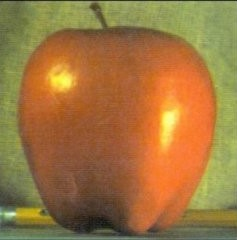
#> input picture apple.jpg, 237 x 240 px
$ jupyter execute contours.ipynb   (older library calls are emulated)
#> lines starting #> are read from the running program, lines starting #| are printed output that depends on the picture; after the words box and inside, x2 and y2 are one past the last pixel; in counts of white or black regions, pixels touching at a corner belong together
[cell 1]
import numpy as np
import cv2

[cell 2]
im = cv2.imread('apple.jpg')
#> im is the input picture: shape (240, 237, 3); mean B, G, R 63.6, 117.9, 158.6
imm = np.copy(im)
imgray = cv2.cvtColor(im, cv2.COLOR_BGR2GRAY)
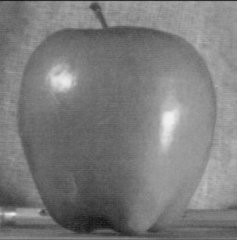
#> imgray: shape (240, 237); min 16, max 241, mean 123.9
ret, thresh = cv2.threshold(imgray, 127, 255, 0)
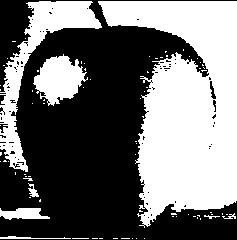
#> thresh: shape (240, 237); 44.9% white; 78 white regions (70 under 20 px)
image, contours, hierarchy = cv2.findContours(thresh, cv2.RETR_TREE, cv2.CHAIN_APPROX_SIMPLE)
#> contours = 161 contours, 152 with area under 20; largest, box (x1, y1, x2, y2) and area: (98, 1, 237, 228) 18668, (0, 1, 102, 172) 3776, (33, 54, 88, 106) 1580, (0, 208, 50, 220) 348, (209, 80, 217, 100) 70

[cell 3]
cv2.imshow('im', im)
cv2.imshow('imgray', imgray)
cv2.imshow('thresh', thresh)
cv2.imshow('image', image)
cv2.waitKey()
cv2.destroyAllWindows()

[cell 4]
print(len(contours), contours[1].shape)
#| 161 (1, 1, 2)

# Draw contours

[cell 5]
img = cv2.drawContours(imm, contours, -1, (0,255,0), 3)
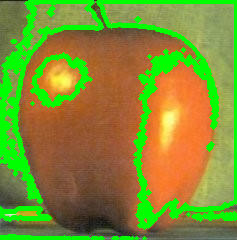
#> img: shape (240, 237, 3); mean B, G, R 49.9, 143.4, 127.3
cnt = contours[6]
#> cnt = [[92, 238], [97, 238]]
img1 = cv2.drawContours(im, [cnt], 0, (0,255,0), 3)
print(cnt)
#| [[[ 92 238]]
#|  [[ 97 238]]]
